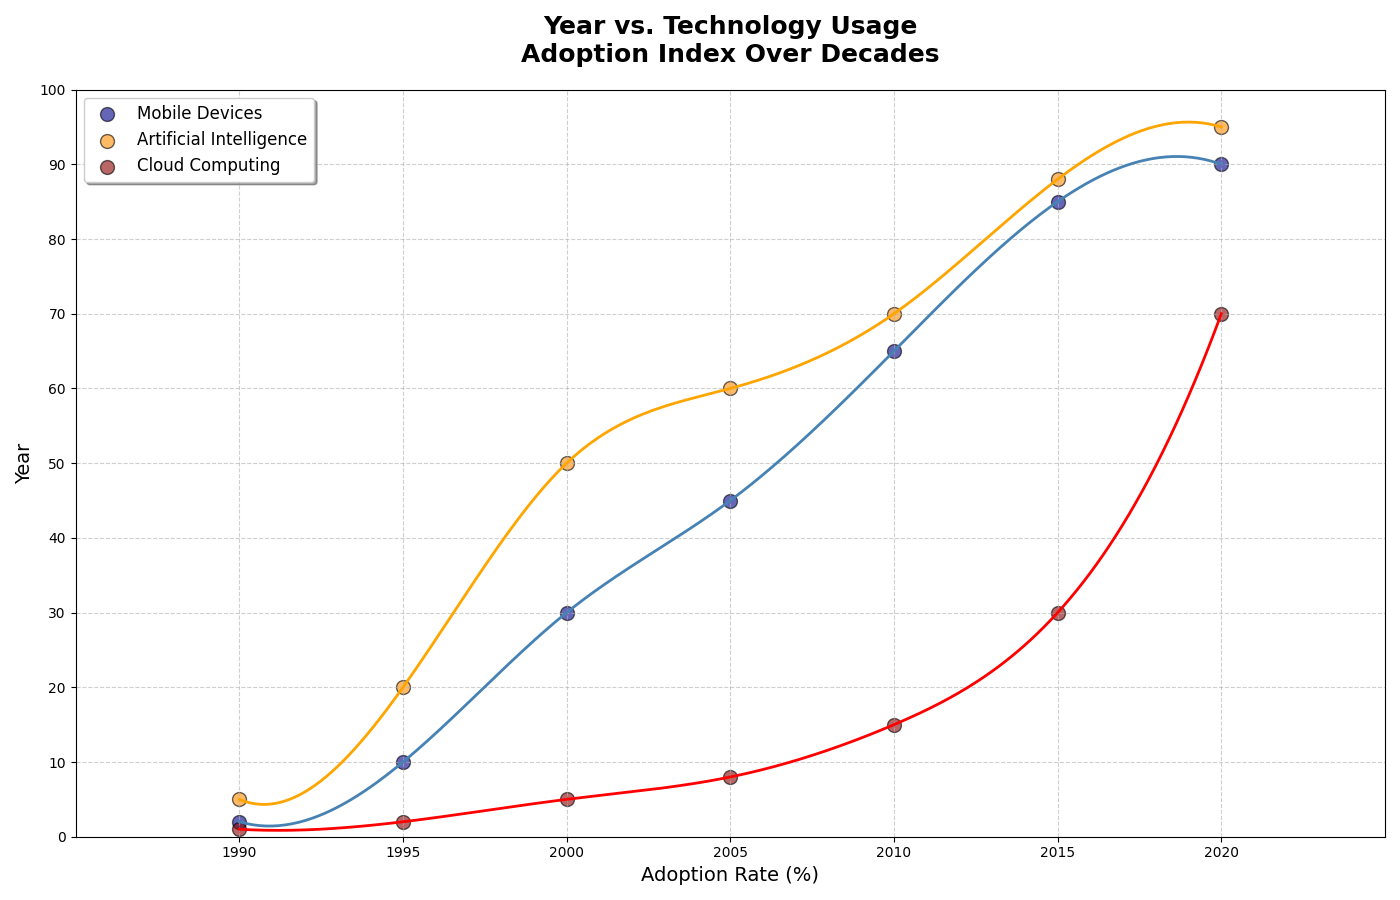

This figure's Python source:
import matplotlib.pyplot as plt
import numpy as np
from scipy.interpolate import make_interp_spline

years = np.array([1990, 1995, 2000, 2005, 2010, 2015, 2020])
internet_usage = np.array([2, 10, 30, 45, 65, 85, 90])
mobile_devices = np.array([5, 20, 50, 60, 70, 88, 95])
artificial_intelligence = np.array([1, 2, 5, 8, 15, 30, 70])

def get_smooth_curve(years, data):
    spline = make_interp_spline(years, data, k=3)
    smooth_years = np.linspace(years.min(), years.max(), 300)
    smooth_data = spline(smooth_years)
    return smooth_years, smooth_data

smooth_years_internet, smooth_internet_usage = get_smooth_curve(years, internet_usage)
smooth_years_mobile, smooth_mobile_devices = get_smooth_curve(years, mobile_devices)
smooth_years_ai, smooth_ai = get_smooth_curve(years, artificial_intelligence)

plt.figure(figsize=(14, 9))

plt.scatter(years, internet_usage, color='darkblue', s=100, label='Mobile Devices', alpha=0.6, edgecolor='black')
plt.plot(smooth_years_internet, smooth_internet_usage, color='steelblue', linewidth=2)

plt.scatter(years, mobile_devices, color='darkorange', s=100, label='Artificial Intelligence', alpha=0.6, edgecolor='black')
plt.plot(smooth_years_mobile, smooth_mobile_devices, color='orange', linewidth=2)

plt.scatter(years, artificial_intelligence, color='darkred', s=100, label='Cloud Computing', alpha=0.6, edgecolor='black')
plt.plot(smooth_years_ai, smooth_ai, color='red', linewidth=2)

plt.title("Year vs. Technology Usage\nAdoption Index Over Decades", fontsize=18, weight='bold', pad=20)
plt.xlabel("Adoption Rate (%)", fontsize=14)
plt.ylabel("Year", fontsize=14)
plt.xlim(1985, 2025)
plt.ylim(0, 100)
plt.xticks(np.arange(1990, 2025, 5))
plt.yticks(np.arange(0, 101, 10))
plt.legend(loc='upper left', fontsize=12, frameon=True, shadow=True)
plt.grid(True, linestyle='--', alpha=0.6)

plt.tight_layout()
plt.show()
